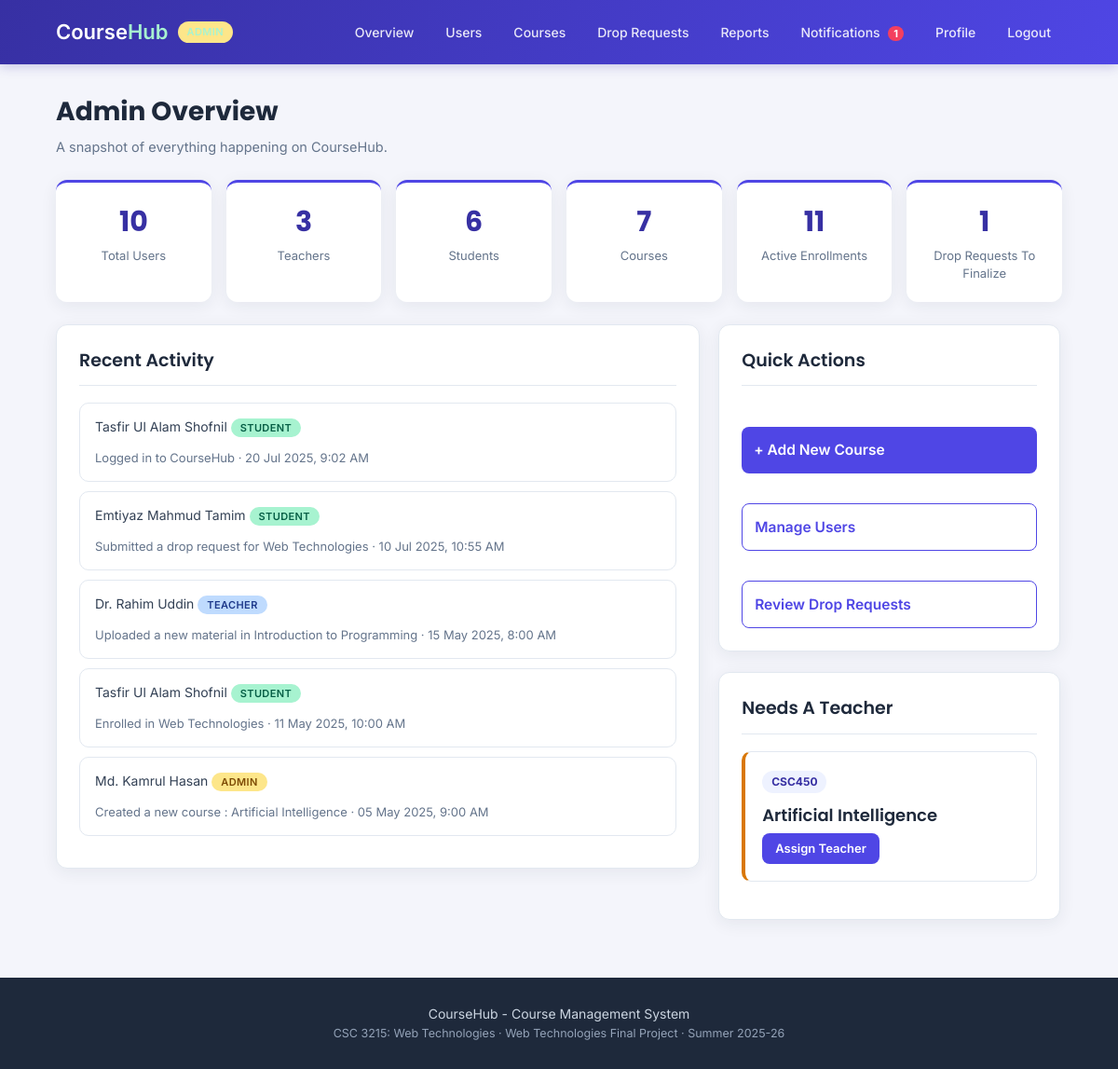
/admin-dashboard.php (signed in), run on the app's committed database.
### tables this page shows
CREATE TABLE users (
    user_id     INT AUTO_INCREMENT PRIMARY KEY,
    name        VARCHAR(100) NOT NULL,
    email       VARCHAR(100) NOT NULL UNIQUE,
    password    VARCHAR(255) NOT NULL,
    role        ENUM('admin','teacher','student') NOT NULL DEFAULT 'student',
    phone       VARCHAR(20),
    department  VARCHAR(100),
    bio         TEXT,
    status      VARCHAR(20)  DEFAULT 'active',
    joined      DATE
);

CREATE TABLE activities (
    activity_id  INT AUTO_INCREMENT PRIMARY KEY,
    user_id      INT NOT NULL,
    text         TEXT NOT NULL,
    created_at   DATETIME,
    FOREIGN KEY (user_id) REFERENCES users(user_id) ON DELETE CASCADE
);

CREATE TABLE courses (
    course_id     INT AUTO_INCREMENT PRIMARY KEY,
    course_code   VARCHAR(20)  NOT NULL UNIQUE,
    title         VARCHAR(150) NOT NULL,
    description   TEXT,
    credit_hour   DECIMAL(2,1) NOT NULL DEFAULT 3.0,
    teacher_id    INT DEFAULT NULL,
    capacity      INT NOT NULL DEFAULT 40,
    course_status VARCHAR(20) DEFAULT 'active',
    created_at    DATE,
    FOREIGN KEY (teacher_id) REFERENCES users(user_id) ON DELETE SET NULL
);

### check_login.php (called while the page is built, shortened)
<?php
$me = getUser($conn, $_SESSION["user_id"]);
?>

### check_admin.php (called while the page is built, shortened)
<?php
require_once "check_login.php";
?>

### admin-dashboard.php (the view, shortened to what this page needs)
<?php
require_once "config.php";
require_once "functions.php";
require_once "check_admin.php";
$total_users    = countAll($conn, "SELECT COUNT(*) AS total FROM users");
$total_teachers = countAll($conn, "SELECT COUNT(*) AS total FROM users WHERE role = 'teacher'");
$total_students = countAll($conn, "SELECT COUNT(*) AS total FROM users WHERE role = 'student'");
$total_courses  = countAll($conn, "SELECT COUNT(*) AS total FROM courses");
$total_enrolled = countAll($conn, "SELECT COUNT(*) AS total FROM enrollments WHERE enroll_status = 'enrolled'");
$pending_final  = countAll($conn, "SELECT COUNT(*) AS total FROM drop_requests WHERE teacher_status = 'approved' AND admin_status = 'pending'");
$activity = $conn->query("SELECT a.*, u.name, u.role FROM activities a
                          JOIN users u ON a.user_id = u.user_id
                          ORDER BY a.created_at DESC LIMIT 8");
$unassigned = $conn->query("SELECT * FROM courses WHERE teacher_id IS NULL ORDER BY course_code ASC");
include "header.php";
?>
    <div class="page">
        <h1>Admin Overview</h1>
        <p class="page-info">A snapshot of everything happening on CourseHub.</p>
        <div class="stats">
            <div class="stat">
                <div class="stat-number"><?php echo $total_users; ?></div>
                <div class="stat-name">Total Users</div>
            </div>
            <div class="stat">
                <div class="stat-number"><?php echo $total_teachers; ?></div>
                <div class="stat-name">Teachers</div>
            </div>
            <div class="stat">
                <div class="stat-number"><?php echo $total_students; ?></div>
                <div class="stat-name">Students</div>
            </div>
            <div class="stat">
                <div class="stat-number"><?php echo $total_courses; ?></div>
                <div class="stat-name">Courses</div>
            </div>
            <div class="stat">
                <div class="stat-number"><?php echo $total_enrolled; ?></div>
                <div class="stat-name">Active Enrollments</div>
            </div>
            <div class="stat">
                <div class="stat-number"><?php echo $pending_final; ?></div>
                <div class="stat-name">Drop Requests To Finalize</div>
            </div>
        </div>
        <div class="row">
            <div class="col-left">
                <div class="box">
                    <h2 class="box-title">Recent Activity</h2>
                    <?php if ($activity->num_rows == 0) { ?>
                        <div class="empty">No activity recorded yet.</div>
                    <?php } else { while ($a = $activity->fetch_assoc()) { ?>
                        <div class="notif">
                            <div>
                                <div class="item-text">
                                    <?php echo htmlspecialchars($a["name"]); ?> <?php echo showRole($a["role"]); ?>
                                </div>
                                <span class="gray-text"><?php echo htmlspecialchars($a["text"]); ?> &middot; <?php echo showDateTime($a["created_at"]); ?></span>
                            </div>
                        </div>
                    <?php } } ?>
                </div>
            </div>
            <div class="col-right">
                <div class="box">
                    <h2 class="box-title">Quick Actions</h2>
                    <div class="buttons" style="flex-direction:column">
                        <a href="add-course.php" class="btn btn-full">+ Add New Course</a>
                        <a href="admin-users.php" class="btn btn-outline btn-full">Manage Users</a>
                        <a href="admin-drop-requests.php" class="btn btn-outline btn-full">Review Drop Requests</a>
                    </div>
                </div>
                <?php if ($unassigned->num_rows > 0) { ?>
                    <div class="box">
                        <h2 class="box-title">Needs A Teacher</h2>
                        <?php while ($c = $unassigned->fetch_assoc()) { ?>
                            <div class="item item-orange">
                                <span class="course-code"><?php echo htmlspecialchars($c["course_code"]); ?></span>
                                <h3><?php echo htmlspecialchars($c["title"]); ?></h3>
                                <a href="edit-course.php?id=<?php echo $c["course_id"]; ?>" class="btn btn-small">Assign Teacher</a>
                            </div>
                        <?php } ?>
                    </div>
                <?php } ?>
            </div>
        </div>
    </div>
<?php include "footer.php"; ?>

### header.php (shortened to what this page needs)
<?php
$logged_in = isset($_SESSION["user_logged_in"]) && $_SESSION["user_logged_in"] === true;
$role      = $logged_in ? $_SESSION["role"] : "";
?>
<!DOCTYPE html>
<html lang="en">
<head>
    <link rel="stylesheet" href="style.css">
</head>
<body>
    <div class="header">
        <div class="container">
            <h2 class="logo">
                <a href="<?php echo $logged_in ? 'dashboard.php' : 'index.php'; ?>">
                    Course<span>Hub</span>
                </a>
                <?php if ($logged_in) { echo showRole($role); } ?>
            </h2>
            <div class="menu">
            <?php if ($role == "student") { ?>
                <a href="dashboard.php">Dashboard</a>
                <a href="courses.php">Browse Courses</a>
                <a href="my-courses.php">My Courses</a>
                <a href="grades.php">My Grades</a>
                <a href="drop-requests.php">Drop Requests</a>
                <a href="notifications.php" class="bell">Notifications
                    <?php $unread = countUnread($conn, $me["user_id"]);
                          if ($unread > 0) { echo "<span class='bell-count' id='bellCount'>" . $unread . "</span>"; } ?>
                </a>
                <a href="profile.php">Profile</a>
                <a href="logout.php">Logout</a>
            <?php } else if ($role == "admin") { ?>
                <a href="admin-dashboard.php">Overview</a>
                <a href="admin-users.php">Users</a>
                <a href="admin-courses.php">Courses</a>
                <a href="admin-drop-requests.php">Drop Requests</a>
                <a href="admin-reports.php">Reports</a>
                <a href="notifications.php" class="bell">Notifications
                    <?php $unread = countUnread($conn, $me["user_id"]);
                          if ($unread > 0) { echo "<span class='bell-count' id='bellCount'>" . $unread . "</span>"; } ?>
                </a>
                <a href="profile.php">Profile</a>
                <a href="logout.php">Logout</a>
            <?php } else { ?>
                <a href="index.php">Home</a>
                <a href="login.php">Login</a>
                <a href="register.php">Register</a>
            <?php } ?>
            </div>
        </div>
    </div>

### functions.php (shortened to what this page needs)
<?php
function getUser($conn, $user_id) {
    $stmt = $conn->prepare("SELECT * FROM users WHERE user_id = ?");
    $stmt->bind_param("i", $user_id);
    $stmt->execute();
    $result = $stmt->get_result();
    $user = $result->fetch_assoc();
    return $user;
}
function countAll($conn, $sql) {
    $result = $conn->query($sql);
    $row = $result->fetch_assoc();
    return $row["total"];
}
function showRole($role) {
    if ($role == "admin") {
        return "<span class='badge badge-admin'>Admin</span>";
    }
    if ($role == "teacher") {
        return "<span class='badge badge-teacher'>Teacher</span>";
    }
    return "<span class='badge badge-student'>Student</span>";
}
function countUnread($conn, $user_id) {
    $stmt = $conn->prepare("SELECT COUNT(*) AS total FROM notifications
                            WHERE user_id = ? AND is_read = 0");
    $stmt->bind_param("i", $user_id);
    $stmt->execute();
    $result = $stmt->get_result();
    $row = $result->fetch_assoc();
    return $row["total"];
}
function showDateTime($date) {
    return date("d M Y, g:i A", strtotime($date));
}
?>

### footer.php
    <div class="footer">
        <div class="container">
            <p>CourseHub - Course Management System</p>
            <p class="footer-small">CSC 3215: Web Technologies &middot; Web Technologies Final Project &middot; Summer 2025-26</p>
        </div>
    </div>
</body>
</html>

### data on the page
users: user_id "1"
activities: user.name "Tasfir Ul Alam Shofnil", text "Logged in to CourseHub", created_at "20 Jul 2025, 9:02 AM"
activities: user.name "Emtiyaz Mahmud Tamim", text "Submitted a drop request for Web Technologies", created_at "10 Jul 2025, 10:55 AM"
activities: user.name "Dr. Rahim Uddin", shows "TEACHER", text "Uploaded a new material in Introduction to Programming", created_at "15 May 2025, 8:00 AM"
activities: user.name "Tasfir Ul Alam Shofnil", text "Enrolled in Web Technologies", created_at "11 May 2025, 10:00 AM"
activities: user.name "Md. Kamrul Hasan", shows "ADMIN", text "Created a new course : Artificial Intelligence", created_at "05 May 2025, 9:00 AM"
courses: course_code "CSC450", title "Artificial Intelligence"

### other printed values
$total_users "10"
$total_teachers "3"
$total_students "6"
$total_courses "7"
$total_enrolled "11"
$pending_final "1"
